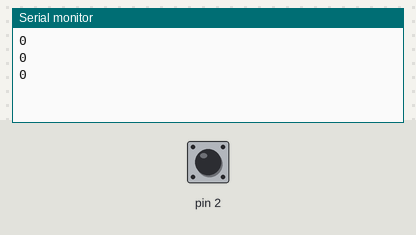
A sketch run on a simulated Arduino Uno, built with avr-gcc and run on an emulated ATmega328P. On the bench: the last lines printed to the serial monitor. Inputs (shaded band) come from the test bench; at power-on: pin 2 HIGH.

Above: at 1.2 s.
1.3 s: pin 2 pulled LOW for 0.15 s
At 1.9 s:
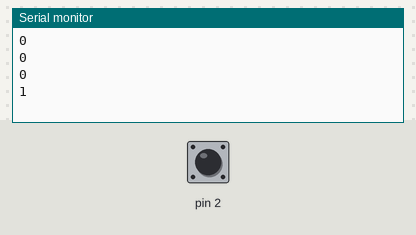
2.9 s: pin 2 pulled LOW for 1 s
At 4.4 s:
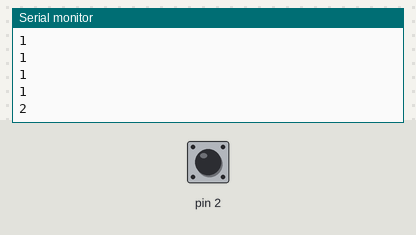
5.4 s: pin 2 pulled LOW for 0.15 s
At 6.4 s:
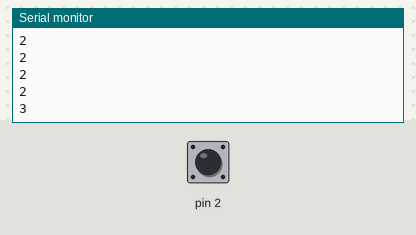
Timing chart, 0 to 8.4 s (numbered marks = the images above; inputs shaded):
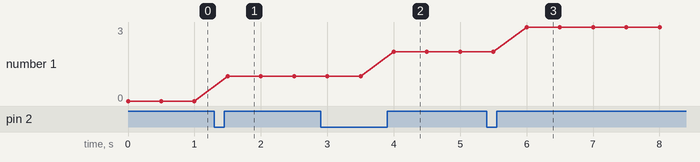

The sketch:

enocoder_readind_wo_motor_running.ino
```cpp
volatile long encoderCount = 0;

void encoderISR() {
  encoderCount++;
}

void setup() {
  pinMode(2, INPUT_PULLUP);
  attachInterrupt(digitalPinToInterrupt(2), encoderISR, RISING);
  Serial.begin(9600);
}

void loop() {
  Serial.println(encoderCount);
  delay(500);
}
```

Measured:
- after the input at 1.3 s, the serial monitor: prints a new line after 0.20 s (image 1)
- after the input at 2.9 s, the serial monitor: prints a new line after 1.1 s (image 2)
- after the input at 5.4 s, the serial monitor: prints a new line after 0.60 s (image 3)
- plotted number 1: 0 → 1 after the input at 1.3 s, 1 → 2 after the input at 2.9 s, 2 → 3 after the input at 5.4 s
